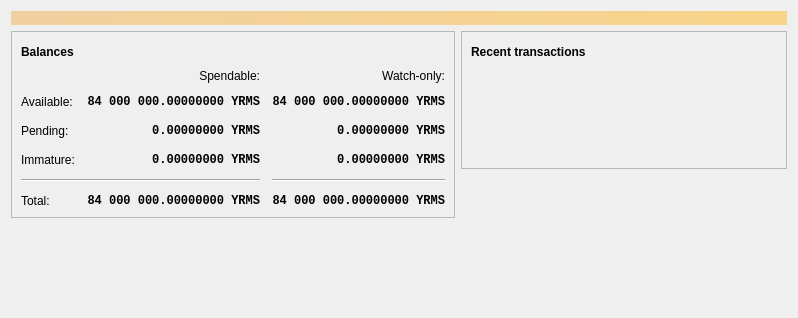
<?xml version="1.0" encoding="UTF-8"?>
<ui version="4.0">
 <class>OverviewPage</class>
 <widget class="QWidget" name="OverviewPage">
  <property name="geometry">
   <rect>
    <x>0</x>
    <y>0</y>
    <width>798</width>
    <height>318</height>
   </rect>
  </property>
  <property name="windowTitle">
   <string>Form</string>
  </property>
  <layout class="QVBoxLayout" name="topLayout">
   <item>
    <widget class="QLabel" name="labelAlerts">
     <property name="visible">
      <bool>false</bool>
     </property>
     <property name="styleSheet">
      <string notr="true">QLabel { background-color: qlineargradient(x1: 0, y1: 0, x2: 1, y2: 0, stop:0 #F0D0A0, stop:1 #F8D488); color:#000000; }</string>
     </property>
     <property name="wordWrap">
      <bool>true</bool>
     </property>
     <property name="margin">
      <number>3</number>
     </property>
     <property name="textInteractionFlags">
      <set>Qt::TextSelectableByMouse</set>
     </property>
    </widget>
   </item>
   <item>
    <layout class="QHBoxLayout" name="horizontalLayout" stretch="1,1">
     <item>
      <layout class="QVBoxLayout" name="verticalLayout_2">
       <item>
        <widget class="QFrame" name="frame">
         <property name="frameShape">
          <enum>QFrame::StyledPanel</enum>
         </property>
         <property name="frameShadow">
          <enum>QFrame::Raised</enum>
         </property>
         <layout class="QVBoxLayout" name="verticalLayout_4">
          <item>
           <layout class="QHBoxLayout" name="horizontalLayout_4">
            <item>
             <widget class="QLabel" name="label_5">
              <property name="font">
               <font>
                <weight>75</weight>
                <bold>true</bold>
               </font>
              </property>
              <property name="text">
               <string>Balances</string>
              </property>
             </widget>
            </item>
            <item>
             <widget class="QPushButton" name="labelWalletStatus">
              <property name="enabled">
               <bool>true</bool>
              </property>
              <property name="maximumSize">
               <size>
                <width>30</width>
                <height>16777215</height>
               </size>
              </property>
              <property name="toolTip">
               <string>The displayed information may be out of date. Your wallet automatically synchronizes with the YormusCoin network after a connection is established, but this process has not completed yet.</string>
              </property>
              <property name="text">
               <string/>
              </property>
              <property name="icon">
               <iconset resource="../bitcoin.qrc">
                <normaloff>:/icons/warning</normaloff>
                <disabledoff>:/icons/warning</disabledoff>:/icons/warning</iconset>
              </property>
              <property name="iconSize">
               <size>
                <width>24</width>
                <height>24</height>
               </size>
              </property>
              <property name="flat">
               <bool>true</bool>
              </property>
             </widget>
            </item>
            <item>
             <spacer name="horizontalSpacer_3">
              <property name="orientation">
               <enum>Qt::Horizontal</enum>
              </property>
              <property name="sizeHint" stdset="0">
               <size>
                <width>40</width>
                <height>20</height>
               </size>
              </property>
             </spacer>
            </item>
           </layout>
          </item>
          <item>
           <layout class="QGridLayout" name="gridLayout">
            <property name="spacing">
             <number>12</number>
            </property>
            <item row="2" column="2">
             <widget class="QLabel" name="labelWatchPending">
              <property name="font">
               <font>
                <family>Monospace</family>
                <weight>75</weight>
                <bold>true</bold>
               </font>
              </property>
              <property name="cursor">
               <cursorShape>IBeamCursor</cursorShape>
              </property>
              <property name="toolTip">
               <string>Unconfirmed transactions to watch-only addresses</string>
              </property>
              <property name="text">
               <string notr="true">0.00000000 YRMS</string>
              </property>
              <property name="alignment">
               <set>Qt::AlignRight|Qt::AlignTrailing|Qt::AlignVCenter</set>
              </property>
              <property name="textInteractionFlags">
               <set>Qt::LinksAccessibleByMouse|Qt::TextSelectableByKeyboard|Qt::TextSelectableByMouse</set>
              </property>
             </widget>
            </item>
            <item row="2" column="1">
             <widget class="QLabel" name="labelUnconfirmed">
              <property name="font">
               <font>
                <family>Monospace</family>
                <weight>75</weight>
                <bold>true</bold>
               </font>
              </property>
              <property name="cursor">
               <cursorShape>IBeamCursor</cursorShape>
              </property>
              <property name="toolTip">
               <string>Total of transactions that have yet to be confirmed, and do not yet count toward the spendable balance</string>
              </property>
              <property name="text">
               <string notr="true">0.00000000 YRMS</string>
              </property>
              <property name="alignment">
               <set>Qt::AlignRight|Qt::AlignTrailing|Qt::AlignVCenter</set>
              </property>
              <property name="textInteractionFlags">
               <set>Qt::LinksAccessibleByMouse|Qt::TextSelectableByKeyboard|Qt::TextSelectableByMouse</set>
              </property>
             </widget>
            </item>
            <item row="3" column="2">
             <widget class="QLabel" name="labelWatchImmature">
              <property name="font">
               <font>
                <family>Monospace</family>
                <weight>75</weight>
                <bold>true</bold>
               </font>
              </property>
              <property name="cursor">
               <cursorShape>IBeamCursor</cursorShape>
              </property>
              <property name="toolTip">
               <string>Mined balance in watch-only addresses that has not yet matured</string>
              </property>
              <property name="text">
               <string notr="true">0.00000000 YRMS</string>
              </property>
              <property name="alignment">
               <set>Qt::AlignRight|Qt::AlignTrailing|Qt::AlignVCenter</set>
              </property>
              <property name="textInteractionFlags">
               <set>Qt::LinksAccessibleByMouse|Qt::TextSelectableByKeyboard|Qt::TextSelectableByMouse</set>
              </property>
             </widget>
            </item>
            <item row="4" column="0" colspan="2">
             <widget class="Line" name="line">
              <property name="orientation">
               <enum>Qt::Horizontal</enum>
              </property>
             </widget>
            </item>
            <item row="4" column="2">
             <widget class="Line" name="lineWatchBalance">
              <property name="sizePolicy">
               <sizepolicy hsizetype="Preferred" vsizetype="Fixed">
                <horstretch>0</horstretch>
                <verstretch>0</verstretch>
               </sizepolicy>
              </property>
              <property name="minimumSize">
               <size>
                <width>140</width>
                <height>0</height>
               </size>
              </property>
              <property name="orientation">
               <enum>Qt::Horizontal</enum>
              </property>
             </widget>
            </item>
            <item row="5" column="0">
             <widget class="QLabel" name="labelTotalText">
              <property name="text">
               <string>Total:</string>
              </property>
             </widget>
            </item>
            <item row="3" column="1">
             <widget class="QLabel" name="labelImmature">
              <property name="font">
               <font>
                <family>Monospace</family>
                <weight>75</weight>
                <bold>true</bold>
               </font>
              </property>
              <property name="cursor">
               <cursorShape>IBeamCursor</cursorShape>
              </property>
              <property name="toolTip">
               <string>Mined balance that has not yet matured</string>
              </property>
              <property name="text">
               <string notr="true">0.00000000 YRMS</string>
              </property>
              <property name="alignment">
               <set>Qt::AlignRight|Qt::AlignTrailing|Qt::AlignVCenter</set>
              </property>
              <property name="textInteractionFlags">
               <set>Qt::LinksAccessibleByMouse|Qt::TextSelectableByKeyboard|Qt::TextSelectableByMouse</set>
              </property>
             </widget>
            </item>
            <item row="2" column="3">
             <spacer name="horizontalSpacer_2">
              <property name="orientation">
               <enum>Qt::Horizontal</enum>
              </property>
              <property name="sizeHint" stdset="0">
               <size>
                <width>40</width>
                <height>20</height>
               </size>
              </property>
             </spacer>
            </item>
            <item row="3" column="0">
             <widget class="QLabel" name="labelImmatureText">
              <property name="text">
               <string>Immature:</string>
              </property>
             </widget>
            </item>
            <item row="5" column="1">
             <widget class="QLabel" name="labelTotal">
              <property name="font">
               <font>
                <family>Monospace</family>
                <weight>75</weight>
                <bold>true</bold>
               </font>
              </property>
              <property name="cursor">
               <cursorShape>IBeamCursor</cursorShape>
              </property>
              <property name="toolTip">
               <string>Your current total balance</string>
              </property>
              <property name="text">
               <string notr="true">84 000 000.00000000 YRMS</string>
              </property>
              <property name="alignment">
               <set>Qt::AlignRight|Qt::AlignTrailing|Qt::AlignVCenter</set>
              </property>
              <property name="textInteractionFlags">
               <set>Qt::LinksAccessibleByMouse|Qt::TextSelectableByKeyboard|Qt::TextSelectableByMouse</set>
              </property>
             </widget>
            </item>
            <item row="5" column="2">
             <widget class="QLabel" name="labelWatchTotal">
              <property name="font">
               <font>
                <family>Monospace</family>
                <weight>75</weight>
                <bold>true</bold>
               </font>
              </property>
              <property name="cursor">
               <cursorShape>IBeamCursor</cursorShape>
              </property>
              <property name="toolTip">
               <string>Current total balance in watch-only addresses</string>
              </property>
              <property name="text">
               <string notr="true">84 000 000.00000000 YRMS</string>
              </property>
              <property name="alignment">
               <set>Qt::AlignRight|Qt::AlignTrailing|Qt::AlignVCenter</set>
              </property>
              <property name="textInteractionFlags">
               <set>Qt::LinksAccessibleByMouse|Qt::TextSelectableByKeyboard|Qt::TextSelectableByMouse</set>
              </property>
             </widget>
            </item>
            <item row="0" column="2">
             <widget class="QLabel" name="labelWatchonly">
              <property name="text">
               <string>Watch-only:</string>
              </property>
              <property name="alignment">
               <set>Qt::AlignRight|Qt::AlignTrailing|Qt::AlignVCenter</set>
              </property>
             </widget>
            </item>
            <item row="1" column="0">
             <widget class="QLabel" name="labelBalanceText">
              <property name="text">
               <string>Available:</string>
              </property>
             </widget>
            </item>
            <item row="1" column="1">
             <widget class="QLabel" name="labelBalance">
              <property name="font">
               <font>
                <family>Monospace</family>
                <weight>75</weight>
                <bold>true</bold>
               </font>
              </property>
              <property name="cursor">
               <cursorShape>IBeamCursor</cursorShape>
              </property>
              <property name="toolTip">
               <string>Your current spendable balance</string>
              </property>
              <property name="text">
               <string notr="true">84 000 000.00000000 YRMS</string>
              </property>
              <property name="alignment">
               <set>Qt::AlignRight|Qt::AlignTrailing|Qt::AlignVCenter</set>
              </property>
              <property name="textInteractionFlags">
               <set>Qt::LinksAccessibleByMouse|Qt::TextSelectableByKeyboard|Qt::TextSelectableByMouse</set>
              </property>
             </widget>
            </item>
            <item row="1" column="2">
             <widget class="QLabel" name="labelWatchAvailable">
              <property name="font">
               <font>
                <family>Monospace</family>
                <weight>75</weight>
                <bold>true</bold>
               </font>
              </property>
              <property name="cursor">
               <cursorShape>IBeamCursor</cursorShape>
              </property>
              <property name="toolTip">
               <string>Your current balance in watch-only addresses</string>
              </property>
              <property name="text">
               <string notr="true">84 000 000.00000000 YRMS</string>
              </property>
              <property name="alignment">
               <set>Qt::AlignRight|Qt::AlignTrailing|Qt::AlignVCenter</set>
              </property>
              <property name="textInteractionFlags">
               <set>Qt::LinksAccessibleByMouse|Qt::TextSelectableByKeyboard|Qt::TextSelectableByMouse</set>
              </property>
             </widget>
            </item>
            <item row="2" column="0">
             <widget class="QLabel" name="labelPendingText">
              <property name="text">
               <string>Pending:</string>
              </property>
             </widget>
            </item>
            <item row="0" column="1">
             <widget class="QLabel" name="labelSpendable">
              <property name="text">
               <string>Spendable:</string>
              </property>
              <property name="alignment">
               <set>Qt::AlignRight|Qt::AlignTrailing|Qt::AlignVCenter</set>
              </property>
             </widget>
            </item>
           </layout>
          </item>
         </layout>
        </widget>
       </item>
       <item>
        <spacer name="verticalSpacer">
         <property name="orientation">
          <enum>Qt::Vertical</enum>
         </property>
         <property name="sizeHint" stdset="0">
          <size>
           <width>20</width>
           <height>40</height>
          </size>
         </property>
        </spacer>
       </item>
      </layout>
     </item>
     <item>
      <layout class="QVBoxLayout" name="verticalLayout_3">
       <item>
        <widget class="QFrame" name="frame_2">
         <property name="frameShape">
          <enum>QFrame::StyledPanel</enum>
         </property>
         <property name="frameShadow">
          <enum>QFrame::Raised</enum>
         </property>
         <layout class="QVBoxLayout" name="verticalLayout">
          <item>
           <layout class="QHBoxLayout" name="horizontalLayout_2">
            <item>
             <widget class="QLabel" name="label_4">
              <property name="font">
               <font>
                <weight>75</weight>
                <bold>true</bold>
               </font>
              </property>
              <property name="text">
               <string>Recent transactions</string>
              </property>
             </widget>
            </item>
            <item>
             <widget class="QPushButton" name="labelTransactionsStatus">
              <property name="enabled">
               <bool>true</bool>
              </property>
              <property name="maximumSize">
               <size>
                <width>30</width>
                <height>16777215</height>
               </size>
              </property>
              <property name="toolTip">
               <string>The displayed information may be out of date. Your wallet automatically synchronizes with the YormusCoin network after a connection is established, but this process has not completed yet.</string>
              </property>
              <property name="text">
               <string/>
              </property>
              <property name="icon">
               <iconset resource="../bitcoin.qrc">
                <normaloff>:/icons/warning</normaloff>
                <disabledoff>:/icons/warning</disabledoff>:/icons/warning</iconset>
              </property>
              <property name="iconSize">
               <size>
                <width>24</width>
                <height>24</height>
               </size>
              </property>
              <property name="flat">
               <bool>true</bool>
              </property>
             </widget>
            </item>
            <item>
             <spacer name="horizontalSpacer">
              <property name="orientation">
               <enum>Qt::Horizontal</enum>
              </property>
              <property name="sizeHint" stdset="0">
               <size>
                <width>40</width>
                <height>20</height>
               </size>
              </property>
             </spacer>
            </item>
           </layout>
          </item>
          <item>
           <widget class="TransactionOverviewWidget" name="listTransactions">
            <property name="styleSheet">
             <string notr="true">QListView { background: transparent; }</string>
            </property>
            <property name="frameShape">
             <enum>QFrame::NoFrame</enum>
            </property>
            <property name="verticalScrollBarPolicy">
             <enum>Qt::ScrollBarAlwaysOff</enum>
            </property>
            <property name="horizontalScrollBarPolicy">
             <enum>Qt::ScrollBarAlwaysOff</enum>
            </property>
            <property name="sizeAdjustPolicy">
             <enum>QAbstractScrollArea::AdjustToContents</enum>
            </property>
            <property name="selectionMode">
             <enum>QAbstractItemView::NoSelection</enum>
            </property>
            <property name="uniformItemSizes">
             <bool>true</bool>
            </property>
           </widget>
          </item>
         </layout>
        </widget>
       </item>
       <item>
        <spacer name="verticalSpacer_2">
         <property name="orientation">
          <enum>Qt::Vertical</enum>
         </property>
         <property name="sizeHint" stdset="0">
          <size>
           <width>20</width>
           <height>40</height>
          </size>
         </property>
        </spacer>
       </item>
      </layout>
     </item>
    </layout>
   </item>
  </layout>
 </widget>
 <customwidgets>
  <customwidget>
   <class>TransactionOverviewWidget</class>
   <extends>QListView</extends>
   <header>qt/transactionoverviewwidget.h</header>
  </customwidget>
 </customwidgets>
 <resources/>
 <connections/>
</ui>
